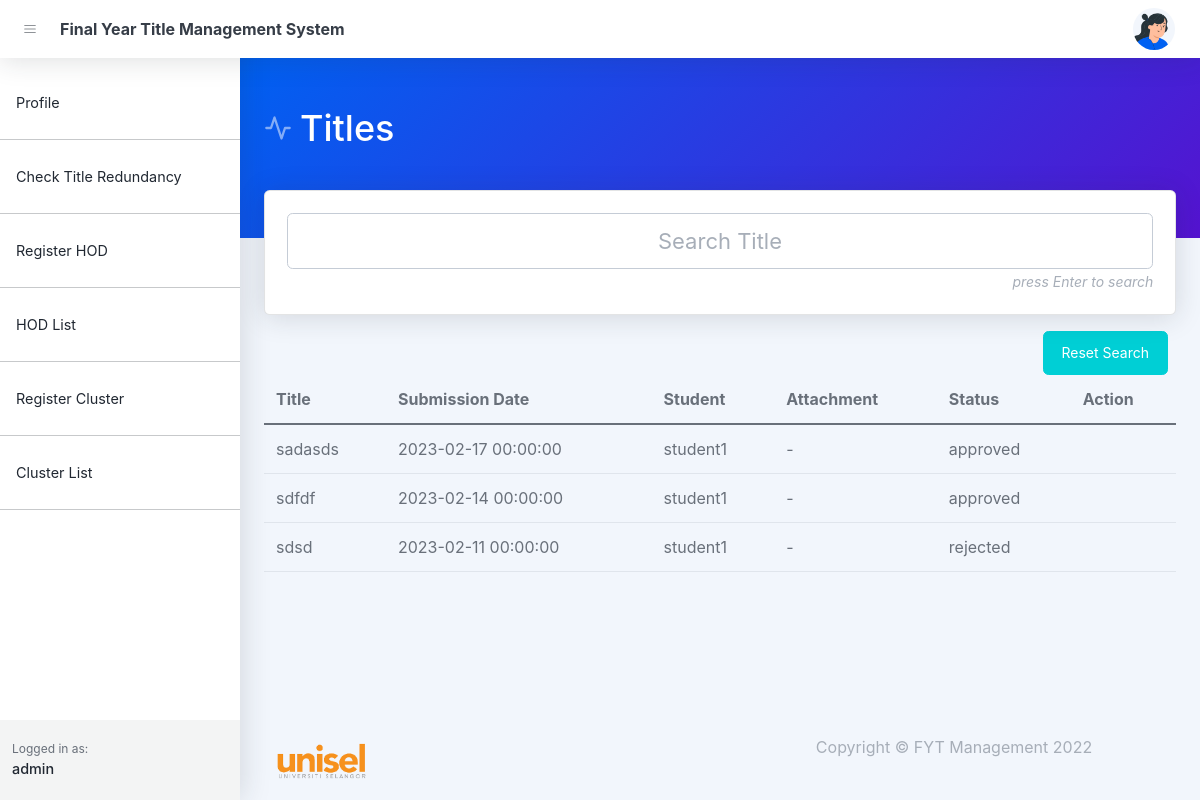
Page /proposals.php (signed in) on the earlier database version.
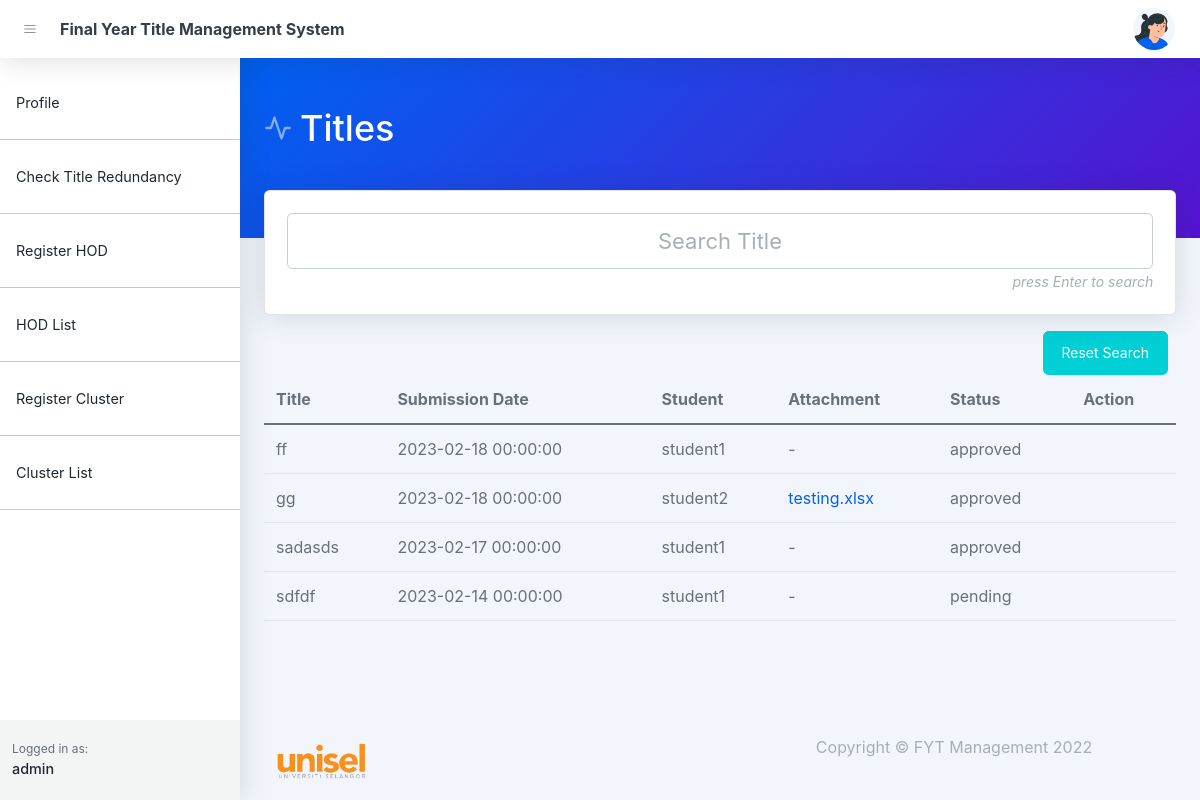
Same page on the later database version.
### tables this page shows
CREATE TABLE `proposals` (
  `id` bigint(20) UNSIGNED NOT NULL,
  `title` text DEFAULT NULL,
  `submission_date` datetime DEFAULT NULL,
  `status` varchar(255) DEFAULT NULL,
  `user_id` bigint(20) DEFAULT NULL,
  `supervisor_id` bigint(20) DEFAULT NULL,
  `supervisor_status` varchar(255) DEFAULT NULL,
  `fyp_coordinator_status` varchar(255) DEFAULT NULL,
  `cluster_status` varchar(255) DEFAULT NULL,
  `attachment` text DEFAULT NULL,
  `attachment_name` text DEFAULT NULL,
  `reason` text DEFAULT NULL
);

CREATE TABLE `users` (
  `id` bigint(20) UNSIGNED NOT NULL,
  `name` varchar(255) NOT NULL,
  `email` varchar(255) DEFAULT NULL,
  `handphone` varchar(255) DEFAULT NULL,
  `roles` varchar(255) DEFAULT NULL,
  `password` varchar(255) DEFAULT NULL,
  `image` text DEFAULT NULL,
  `created_at` timestamp NULL DEFAULT NULL,
  `updated_at` timestamp NULL DEFAULT NULL
);

### controllers/proposal.php (called while the page is built, shortened)
<?php
    $conn = setDbConnection();
    function index(){
        global $conn;
        $sql = "select proposals.*, student.id as student_id, student.name as student_name, supervisor.name as supervisor_name from proposals
        left join users as student on proposals.user_id = student.id
        left join users as supervisor on supervisor.id = proposals.supervisor_id";
        $sql = $sql." order by id desc";
        $result = $conn->query($sql);
        if ($result->num_rows > 0) {
            while ($row = $result->fetch_assoc()) {
                $proposals[] = [
                    'id' => $row['id'],
                    "title" => $row['title'] ?? null,
                    'submission_date' => $row['submission_date'] ?? null,
                    'status' => $row['status'] ?? null,
                    'student_id' => $row['student_id'] ?? null,
                    'student' => $row['student_name'] ?? null,
                    'attachment' => $row['attachment'] ?? null,
                    'attachment_name' => $row['attachment_name'] ?? null,
                    'fyp_coordinator_status' => $row['fyp_coordinator_status'] ?? null,
                    'reason' => $row['reason'] ?? null,
                    'supervisor' => $row['supervisor_name'] ?? null,
                ];
            }
            return  $proposals;
        }
    }
?>

### proposals.php (the view, shortened to what this page needs)
<!DOCTYPE html>
<html lang="en">
    <head>
       <?php include('layout_admin/header.php')?>
    </head>
    <body class="nav-fixed">
        <?php include('layout_admin/navbar.php')?>
        <div id="layoutSidenav">
            <div id="layoutSidenav_nav">
                <?php include('layout_admin/sidenav.php')?>
            </div>
            <div id="layoutSidenav_content">
                <main>
                    <header class="page-header page-header-dark bg-gradient-primary-to-secondary pb-5">
                        <div class="container-xl px-4">
                            <div class="page-header-content pt-4">
                                <div class="row align-items-center justify-content-between">
                                    <div class="col-auto mt-4">
                                        <h1 class="page-header-title">
                                            <div class="page-header-icon"><i data-feather="activity"></i></div>
                                            Titles
                                        </h1>
                                    </div>
                                </div>
                            </div>
                        </div>
                    </header>
                    <div class="container-xl px-4" style='margin-top:-3rem'>
                        <div class="row">
                            <div class="col-xxl-12 col-xl-12 mb-3">
                                <div class="card h-100">
                                    <div class="card-body h-100 ">
                                        <div class="row align-items-center">
                                            <div class="col-xl-12 col-xxl-12">
                                                <div class="text-center text-xl-start text-xxl-center">
                                                    <input type="text" class="form-control text-center"
                                                    style="font-size:22px" placeholder="Search Title" name="search-proposal" onkeypress="enterKeyPressed(event)">
                                                    <div class="text-end">
                                                        <i><small class="text-muted">press Enter to search</small></i>
                                                    </div>
                                                </div>
                                            </div>
                                        </div>
                                    </div>
                                </div>
                            </div>
                        </div>
                    </div>
                    <?php
                        include_once('controllers/proposal.php');
                        $proposals = index();
                    ?>
                    <div class="container-xl px-4">
                        <div class="row">
                            <div class="col-xxl-12 mb-5">
                                <div class="d-flex justify-content-end align-items-center">
                                    <button class="btn btn-info me-2" onclick="window.location.replace('/fyp/dashboard.php')">Reset Search</button>
                                </div>
                                <table class="table table-hover table-stripped" id="proposal">
                                    <thead>
                                        <tr>
                                            <th>Title</th>
                                            <th>Submission Date</th>
                                            <th>Student</th>
                                            <th>Attachment</th>
                                            <th>Status</th>
                                            <th>Action</th>
                                        </tr>
                                    </thead>
                                    <tbody>
                                        <?php
                                        if( isset($proposals)){
                                            foreach ($proposals as $key => $proposal) {
                                                $updateApproveStatus = null;
                                                $updateRejectStatus = null;
                                                $editProposal = null;
                                                $deleteProposal = null;
                                                $comment = null;
                                               echo '
                                                        <tr>
                                                            <td>'.$proposal['title'].'</td>
                                                            <td>'.$proposal['submission_date'].'</td>
                                                            <td>'.( $proposal['student'] ?? '-') .'</td>
                                                            <td>'.( $proposal['attachment_name'] ? '<a href="assets/proposals/'.$proposal['attachment'].'" target=blank>'.$proposal["attachment_name"].'</a>' : '-').'</td>
                                                            <td>'.$proposal['fyp_coordinator_status'].'</td>
                                                           '.$comment.'
                                                            <td>
                                                                '.$editProposal.'
                                                                '.$updateApproveStatus.'
                                                                '.$updateRejectStatus.'
                                                                '.$deleteProposal.'
                                                            </td>
                                                        </tr>
                                                ';
                                            }
                                        }else{
                                            echo '<tr><td colspan=7>No Proposals!</td></tr>';
                                        }
                                        ?>
                                    </tbody>
                                </table>
                            </div>
                        </div>
                    </div>
                </main>
                <?php include('layout_admin/footer.php')?>
            </div>
        </div>
    </body>
</html>

### layout_admin/header.php (shortened to what this page needs)
<link href="https://cdn.jsdelivr.net/npm/simple-datatables@latest/dist/style.css" rel="stylesheet" />
<link href="https://cdn.jsdelivr.net/npm/litepicker/dist/css/litepicker.css" rel="stylesheet" />
<link href="css/styles.css" rel="stylesheet" />

### layout_admin/navbar.php (shortened to what this page needs)
<nav class="topnav navbar navbar-expand shadow justify-content-between justify-content-sm-start navbar-light bg-white" id="sidenavAccordion">
    <button class="btn btn-icon btn-transparent-dark order-1 order-lg-0 me-2 ms-lg-2 me-lg-0" id="sidebarToggle"><i data-feather="menu"></i></button>
    <a class="navbar-brand pe-3 ps-4 ps-lg-2" >Final Year Title Management System</a>
    <ul class="navbar-nav align-items-center ms-auto">
        <li class="nav-item dropdown no-caret dropdown-user me-3 me-lg-4">
            <a class="btn btn-icon btn-transparent-dark dropdown-toggle" id="navbarDropdownUserImage" href="javascript:void(0);" role="button" data-bs-toggle="dropdown" aria-haspopup="true" aria-expanded="false"><img class="img-fluid" src="
            <?php
                if(isset($_SESSION['image'])){
                    echo '/fyp/assets/profile/'.$_SESSION['image'];
                }else{
                    echo '/fyp/assets/img/illustrations/profiles/profile-1.png';
                }
            ?>" /></a>
        </li>
    </ul>
</nav>

### layout_admin/sidenav.php (shortened to what this page needs)
<nav class="sidenav shadow-right sidenav-light">
    <div class="sidenav-menu">
        <div class="nav accordion" id="accordionSidenav">
            <?php
            $dahboard = 'Dashboard';
                echo '
                    <a class="nav-link mt-4" href="/fyp/profiles.php">
                        Profile
                    </a>
                    <hr>
                ';
                if($_SESSION['roles'] != 'student'){
                    if($_SESSION['roles'] == 'hod' || $_SESSION['roles'] == 'admin'){
                        $dahboard = 'Check Title Redundancy';
                    }
                    echo'
                    <div class="">
                        <a class="nav-link" href="/fyp/dashboard.php">'.$dahboard.'</a>
                    </div>
                    <hr>
                    ';
                }
                if($_SESSION['roles'] == 'admin'){
                    echo '
                    <a class="nav-link" href="/fyp/register-hod.php">
                        Register HOD
                    </a>
                    <hr>
                    ';
                    echo '
                        <a class="nav-link" href="/fyp/hod-list.php">
                            HOD List
                        </a>
                    <hr>
                    ';
                    echo '
                    <a class="nav-link" href="/fyp/register-cluster.php">
                        Register Cluster
                    </a>
                    <hr>
                    <a class="nav-link" href="/fyp/cluster-list.php">
                        Cluster List
                    </a>
                    <hr>
                    ';
                }
            ?>
        </div>
    </div>
    <div class="sidenav-footer">
        <div class="sidenav-footer-content">
            <div class="sidenav-footer-subtitle">Logged in as:</div>
            <div class="sidenav-footer-title"><?php echo $_SESSION['name'] ?></div>
        </div>
    </div>
</nav>

### layout_admin/footer.php
<footer class="footer-admin mt-auto footer-light">
    <div class="container-xl px-4">
        <div class="row">
            <div class="col-md-6" >
                <img src="/fyp/assets/img/download-removebg-preview.png" alt="" style="height:50px;">
            </div>
            <div class="col-md-6">
                <div class="d-flex justify-content-center h-100">
                    Copyright &copy; FYT Management 2022
                </div>
            </div>
        </div>
    </div>
</footer>

Differences in the rows shown:
removed proposals: title "sdsd", submission_date "2023-02-11 00:00:00", users.name "student1", fyp_coordinator_status "rejected"
added proposals: title "ff", submission_date "2023-02-18 00:00:00", users.name "student1", fyp_coordinator_status "approved"
added proposals: title "gg", submission_date "2023-02-18 00:00:00", users.name "student2", attachment_name "testing.xlsx", fyp_coordinator_status "approved"
changed proposals "sdfdf": fyp_coordinator_status "approved" → "pending"
